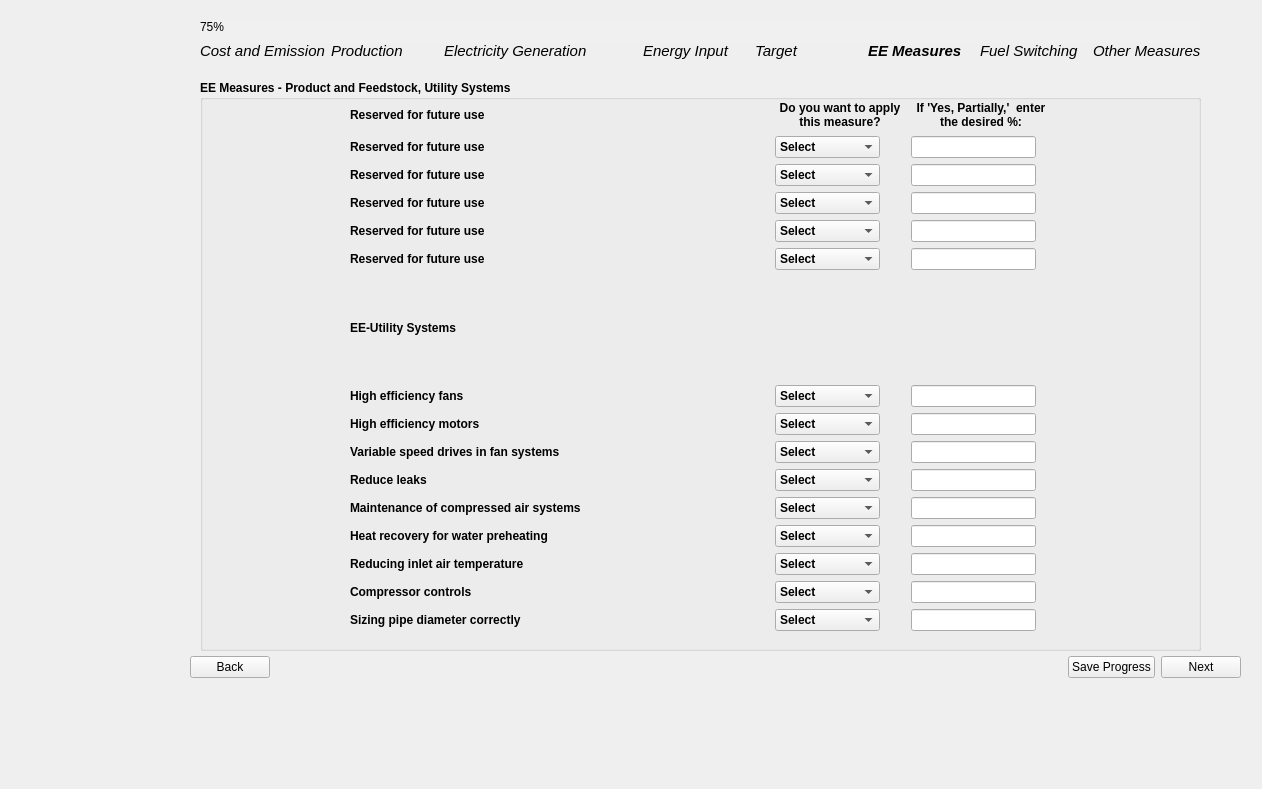
<?xml version="1.0" encoding="UTF-8"?>
<ui version="4.0">
 <class>Page8_AllMeasures_3</class>
 <widget class="QWidget" name="Page8_AllMeasures_3">
  <property name="geometry">
   <rect>
    <x>0</x>
    <y>0</y>
    <width>1262</width>
    <height>789</height>
   </rect>
  </property>
  <property name="sizePolicy">
   <sizepolicy hsizetype="Fixed" vsizetype="Fixed">
    <horstretch>0</horstretch>
    <verstretch>0</verstretch>
   </sizepolicy>
  </property>
  <property name="windowTitle">
   <string>Form</string>
  </property>
  <property name="styleSheet">
   <string notr="true"/>
  </property>
  <widget class="QWidget" name="layoutWidget">
   <property name="geometry">
    <rect>
     <x>190</x>
     <y>650</y>
     <width>1051</width>
     <height>35</height>
    </rect>
   </property>
   <layout class="QHBoxLayout" name="button_layout">
    <item>
     <widget class="QPushButton" name="backBtn">
      <property name="text">
       <string>Back</string>
      </property>
     </widget>
    </item>
    <item>
     <spacer name="horizontalSpacer">
      <property name="orientation">
       <enum>Qt::Horizontal</enum>
      </property>
      <property name="sizeHint" stdset="0">
       <size>
        <width>40</width>
        <height>20</height>
       </size>
      </property>
     </spacer>
    </item>
    <item>
     <widget class="QPushButton" name="saveBtn">
      <property name="text">
       <string>Save Progress</string>
      </property>
     </widget>
    </item>
    <item>
     <widget class="QPushButton" name="nextBtn">
      <property name="font">
       <font>
        <kerning>true</kerning>
       </font>
      </property>
      <property name="text">
       <string>Next</string>
      </property>
     </widget>
    </item>
   </layout>
  </widget>
  <widget class="QGroupBox" name="electricity_generation_group_1">
   <property name="geometry">
    <rect>
     <x>200</x>
     <y>80</y>
     <width>1001</width>
     <height>571</height>
    </rect>
   </property>
   <property name="font">
    <font>
     <bold>true</bold>
    </font>
   </property>
   <property name="styleSheet">
    <string notr="true">QPushButton {
    background-color: #26481f;  /* Green */
    color: white;
    border: none;
    padding: 8px 16px;
    font-size: 14px;
    border-radius: 6px;
    min-width: 90px;
    min-height: 15px;

}

QPushButton:hover {
    background-color: #45a049;
}

QPushButton:pressed {
    background-color: #3e8e41;
}

QPushButton#saveBtn {
                background-color: white;
                color: #26481f;
            }
QPushButton#saveBtn:hover {
                background-color: #45a049;
			  color: white;
            }

    QLineEdit {
        border-radius: 10px;    
        padding: 5px;           
    }

myLineEdit-&gt;setFixedSize(200, 30)</string>
   </property>
   <property name="title">
    <string>EE Measures - Product and Feedstock, Utility Systems</string>
   </property>
   <widget class="QWidget" name="layoutWidget">
    <property name="geometry">
     <rect>
      <x>150</x>
      <y>20</y>
      <width>701</width>
      <height>531</height>
     </rect>
    </property>
    <layout class="QGridLayout" name="gridLayout">
     <item row="2" column="0">
      <widget class="QLabel" name="page_8_3_label_2">
       <property name="text">
        <string>Reserved for future use</string>
       </property>
      </widget>
     </item>
     <item row="10" column="2">
      <widget class="QLineEdit" name="page_8_3_input_9">
       <property name="sizePolicy">
        <sizepolicy hsizetype="Fixed" vsizetype="Fixed">
         <horstretch>0</horstretch>
         <verstretch>0</verstretch>
        </sizepolicy>
       </property>
       <property name="text">
        <string/>
       </property>
      </widget>
     </item>
     <item row="1" column="0">
      <widget class="QLabel" name="page_8_3_label">
       <property name="text">
        <string>Reserved for future use</string>
       </property>
      </widget>
     </item>
     <item row="4" column="1">
      <widget class="QComboBox" name="page_8_3_comboBox_4">
       <property name="sizePolicy">
        <sizepolicy hsizetype="Fixed" vsizetype="Fixed">
         <horstretch>0</horstretch>
         <verstretch>0</verstretch>
        </sizepolicy>
       </property>
       <item>
        <property name="text">
         <string>Select</string>
        </property>
       </item>
       <item>
        <property name="text">
         <string>Yes (100%)</string>
        </property>
       </item>
       <item>
        <property name="text">
         <string>No (0%)</string>
        </property>
       </item>
       <item>
        <property name="text">
         <string>Yes, Partially</string>
        </property>
       </item>
      </widget>
     </item>
     <item row="7" column="0">
      <widget class="QLabel" name="page_8_3_label_6">
       <property name="text">
        <string>High efficiency fans</string>
       </property>
      </widget>
     </item>
     <item row="12" column="0">
      <widget class="QLabel" name="page_8_3_label_11">
       <property name="text">
        <string>Heat recovery for water preheating</string>
       </property>
      </widget>
     </item>
     <item row="0" column="0">
      <widget class="QLabel" name="page_8_3_header">
       <property name="font">
        <font>
         <bold>true</bold>
        </font>
       </property>
       <property name="text">
        <string>Reserved for future use</string>
       </property>
      </widget>
     </item>
     <item row="9" column="0">
      <widget class="QLabel" name="page_8_3_label_8">
       <property name="text">
        <string>Variable speed drives in fan systems</string>
       </property>
      </widget>
     </item>
     <item row="11" column="1">
      <widget class="QComboBox" name="page_8_3_comboBox_10">
       <property name="sizePolicy">
        <sizepolicy hsizetype="Fixed" vsizetype="Fixed">
         <horstretch>0</horstretch>
         <verstretch>0</verstretch>
        </sizepolicy>
       </property>
       <item>
        <property name="text">
         <string>Select</string>
        </property>
       </item>
       <item>
        <property name="text">
         <string>Yes (100%)</string>
        </property>
       </item>
       <item>
        <property name="text">
         <string>No (0%)</string>
        </property>
       </item>
       <item>
        <property name="text">
         <string>Yes, Partially</string>
        </property>
       </item>
      </widget>
     </item>
     <item row="14" column="0">
      <widget class="QLabel" name="page_8_3_label_13">
       <property name="text">
        <string>Compressor controls</string>
       </property>
      </widget>
     </item>
     <item row="3" column="2">
      <widget class="QLineEdit" name="page_8_3_input_3">
       <property name="sizePolicy">
        <sizepolicy hsizetype="Fixed" vsizetype="Fixed">
         <horstretch>0</horstretch>
         <verstretch>0</verstretch>
        </sizepolicy>
       </property>
       <property name="text">
        <string/>
       </property>
      </widget>
     </item>
     <item row="4" column="2">
      <widget class="QLineEdit" name="page_8_3_input_4">
       <property name="sizePolicy">
        <sizepolicy hsizetype="Fixed" vsizetype="Fixed">
         <horstretch>0</horstretch>
         <verstretch>0</verstretch>
        </sizepolicy>
       </property>
       <property name="text">
        <string/>
       </property>
      </widget>
     </item>
     <item row="3" column="1">
      <widget class="QComboBox" name="page_8_3_comboBox_3">
       <property name="sizePolicy">
        <sizepolicy hsizetype="Fixed" vsizetype="Fixed">
         <horstretch>0</horstretch>
         <verstretch>0</verstretch>
        </sizepolicy>
       </property>
       <item>
        <property name="text">
         <string>Select</string>
        </property>
       </item>
       <item>
        <property name="text">
         <string>Yes (100%)</string>
        </property>
       </item>
       <item>
        <property name="text">
         <string>No (0%)</string>
        </property>
       </item>
       <item>
        <property name="text">
         <string>Yes, Partially</string>
        </property>
       </item>
      </widget>
     </item>
     <item row="6" column="0">
      <widget class="QLabel" name="page_8_3_header_4">
       <property name="font">
        <font>
         <bold>true</bold>
        </font>
       </property>
       <property name="text">
        <string>EE-Utility Systems</string>
       </property>
      </widget>
     </item>
     <item row="14" column="1">
      <widget class="QComboBox" name="page_8_3_comboBox_13">
       <property name="sizePolicy">
        <sizepolicy hsizetype="Fixed" vsizetype="Fixed">
         <horstretch>0</horstretch>
         <verstretch>0</verstretch>
        </sizepolicy>
       </property>
       <item>
        <property name="text">
         <string>Select</string>
        </property>
       </item>
       <item>
        <property name="text">
         <string>Yes (100%)</string>
        </property>
       </item>
       <item>
        <property name="text">
         <string>No (0%)</string>
        </property>
       </item>
       <item>
        <property name="text">
         <string>Yes, Partially</string>
        </property>
       </item>
      </widget>
     </item>
     <item row="2" column="1">
      <widget class="QComboBox" name="page_8_3_comboBox_2">
       <property name="sizePolicy">
        <sizepolicy hsizetype="Fixed" vsizetype="Fixed">
         <horstretch>0</horstretch>
         <verstretch>0</verstretch>
        </sizepolicy>
       </property>
       <item>
        <property name="text">
         <string>Select</string>
        </property>
       </item>
       <item>
        <property name="text">
         <string>Yes (100%)</string>
        </property>
       </item>
       <item>
        <property name="text">
         <string>No (0%)</string>
        </property>
       </item>
       <item>
        <property name="text">
         <string>Yes, Partially</string>
        </property>
       </item>
      </widget>
     </item>
     <item row="10" column="0">
      <widget class="QLabel" name="page_8_3_label_9">
       <property name="text">
        <string>Reduce leaks</string>
       </property>
      </widget>
     </item>
     <item row="8" column="2">
      <widget class="QLineEdit" name="page_8_3_input_7">
       <property name="sizePolicy">
        <sizepolicy hsizetype="Fixed" vsizetype="Fixed">
         <horstretch>0</horstretch>
         <verstretch>0</verstretch>
        </sizepolicy>
       </property>
       <property name="text">
        <string/>
       </property>
      </widget>
     </item>
     <item row="13" column="0">
      <widget class="QLabel" name="page_8_3_label_12">
       <property name="text">
        <string>Reducing inlet air temperature</string>
       </property>
      </widget>
     </item>
     <item row="13" column="1">
      <widget class="QComboBox" name="page_8_3_comboBox_12">
       <property name="sizePolicy">
        <sizepolicy hsizetype="Fixed" vsizetype="Fixed">
         <horstretch>0</horstretch>
         <verstretch>0</verstretch>
        </sizepolicy>
       </property>
       <item>
        <property name="text">
         <string>Select</string>
        </property>
       </item>
       <item>
        <property name="text">
         <string>Yes (100%)</string>
        </property>
       </item>
       <item>
        <property name="text">
         <string>No (0%)</string>
        </property>
       </item>
       <item>
        <property name="text">
         <string>Yes, Partially</string>
        </property>
       </item>
      </widget>
     </item>
     <item row="5" column="1">
      <widget class="QComboBox" name="page_8_3_comboBox_5">
       <property name="sizePolicy">
        <sizepolicy hsizetype="Fixed" vsizetype="Fixed">
         <horstretch>0</horstretch>
         <verstretch>0</verstretch>
        </sizepolicy>
       </property>
       <item>
        <property name="text">
         <string>Select</string>
        </property>
       </item>
       <item>
        <property name="text">
         <string>Yes (100%)</string>
        </property>
       </item>
       <item>
        <property name="text">
         <string>No (0%)</string>
        </property>
       </item>
       <item>
        <property name="text">
         <string>Yes, Partially</string>
        </property>
       </item>
      </widget>
     </item>
     <item row="1" column="2">
      <widget class="QLineEdit" name="page_8_3_input">
       <property name="sizePolicy">
        <sizepolicy hsizetype="Fixed" vsizetype="Fixed">
         <horstretch>0</horstretch>
         <verstretch>0</verstretch>
        </sizepolicy>
       </property>
       <property name="text">
        <string/>
       </property>
      </widget>
     </item>
     <item row="11" column="0">
      <widget class="QLabel" name="page_8_3_label_10">
       <property name="text">
        <string>Maintenance of compressed air systems</string>
       </property>
      </widget>
     </item>
     <item row="12" column="1">
      <widget class="QComboBox" name="page_8_3_comboBox_11">
       <property name="sizePolicy">
        <sizepolicy hsizetype="Fixed" vsizetype="Fixed">
         <horstretch>0</horstretch>
         <verstretch>0</verstretch>
        </sizepolicy>
       </property>
       <item>
        <property name="text">
         <string>Select</string>
        </property>
       </item>
       <item>
        <property name="text">
         <string>Yes (100%)</string>
        </property>
       </item>
       <item>
        <property name="text">
         <string>No (0%)</string>
        </property>
       </item>
       <item>
        <property name="text">
         <string>Yes, Partially</string>
        </property>
       </item>
      </widget>
     </item>
     <item row="3" column="0">
      <widget class="QLabel" name="page_8_3_label_3">
       <property name="text">
        <string>Reserved for future use</string>
       </property>
      </widget>
     </item>
     <item row="4" column="0">
      <widget class="QLabel" name="page_8_3_label_4">
       <property name="text">
        <string>Reserved for future use</string>
       </property>
      </widget>
     </item>
     <item row="7" column="1">
      <widget class="QComboBox" name="page_8_3_comboBox_6">
       <property name="sizePolicy">
        <sizepolicy hsizetype="Fixed" vsizetype="Fixed">
         <horstretch>0</horstretch>
         <verstretch>0</verstretch>
        </sizepolicy>
       </property>
       <item>
        <property name="text">
         <string>Select</string>
        </property>
       </item>
       <item>
        <property name="text">
         <string>Yes (100%)</string>
        </property>
       </item>
       <item>
        <property name="text">
         <string>No (0%)</string>
        </property>
       </item>
       <item>
        <property name="text">
         <string>Yes, Partially</string>
        </property>
       </item>
      </widget>
     </item>
     <item row="8" column="1">
      <widget class="QComboBox" name="page_8_3_comboBox_7">
       <property name="sizePolicy">
        <sizepolicy hsizetype="Fixed" vsizetype="Fixed">
         <horstretch>0</horstretch>
         <verstretch>0</verstretch>
        </sizepolicy>
       </property>
       <item>
        <property name="text">
         <string>Select</string>
        </property>
       </item>
       <item>
        <property name="text">
         <string>Yes (100%)</string>
        </property>
       </item>
       <item>
        <property name="text">
         <string>No (0%)</string>
        </property>
       </item>
       <item>
        <property name="text">
         <string>Yes, Partially</string>
        </property>
       </item>
      </widget>
     </item>
     <item row="10" column="1">
      <widget class="QComboBox" name="page_8_3_comboBox_9">
       <property name="sizePolicy">
        <sizepolicy hsizetype="Fixed" vsizetype="Fixed">
         <horstretch>0</horstretch>
         <verstretch>0</verstretch>
        </sizepolicy>
       </property>
       <item>
        <property name="text">
         <string>Select</string>
        </property>
       </item>
       <item>
        <property name="text">
         <string>Yes (100%)</string>
        </property>
       </item>
       <item>
        <property name="text">
         <string>No (0%)</string>
        </property>
       </item>
       <item>
        <property name="text">
         <string>Yes, Partially</string>
        </property>
       </item>
      </widget>
     </item>
     <item row="5" column="2">
      <widget class="QLineEdit" name="page_8_3_input_5">
       <property name="sizePolicy">
        <sizepolicy hsizetype="Fixed" vsizetype="Fixed">
         <horstretch>0</horstretch>
         <verstretch>0</verstretch>
        </sizepolicy>
       </property>
       <property name="text">
        <string/>
       </property>
      </widget>
     </item>
     <item row="9" column="1">
      <widget class="QComboBox" name="page_8_3_comboBox_8">
       <property name="sizePolicy">
        <sizepolicy hsizetype="Fixed" vsizetype="Fixed">
         <horstretch>0</horstretch>
         <verstretch>0</verstretch>
        </sizepolicy>
       </property>
       <item>
        <property name="text">
         <string>Select</string>
        </property>
       </item>
       <item>
        <property name="text">
         <string>Yes (100%)</string>
        </property>
       </item>
       <item>
        <property name="text">
         <string>No (0%)</string>
        </property>
       </item>
       <item>
        <property name="text">
         <string>Yes, Partially</string>
        </property>
       </item>
      </widget>
     </item>
     <item row="1" column="1">
      <widget class="QComboBox" name="page_8_3_comboBox">
       <property name="sizePolicy">
        <sizepolicy hsizetype="Fixed" vsizetype="Fixed">
         <horstretch>0</horstretch>
         <verstretch>0</verstretch>
        </sizepolicy>
       </property>
       <item>
        <property name="text">
         <string>Select</string>
        </property>
       </item>
       <item>
        <property name="text">
         <string>Yes (100%)</string>
        </property>
       </item>
       <item>
        <property name="text">
         <string>No (0%)</string>
        </property>
       </item>
       <item>
        <property name="text">
         <string>Yes, Partially</string>
        </property>
       </item>
      </widget>
     </item>
     <item row="9" column="2">
      <widget class="QLineEdit" name="page_8_3_input_8">
       <property name="sizePolicy">
        <sizepolicy hsizetype="Fixed" vsizetype="Fixed">
         <horstretch>0</horstretch>
         <verstretch>0</verstretch>
        </sizepolicy>
       </property>
       <property name="text">
        <string/>
       </property>
      </widget>
     </item>
     <item row="5" column="0">
      <widget class="QLabel" name="page_8_3_label_5">
       <property name="text">
        <string>Reserved for future use</string>
       </property>
      </widget>
     </item>
     <item row="8" column="0">
      <widget class="QLabel" name="page_8_3_label_7">
       <property name="text">
        <string>High efficiency motors</string>
       </property>
      </widget>
     </item>
     <item row="7" column="2">
      <widget class="QLineEdit" name="page_8_3_input_6">
       <property name="sizePolicy">
        <sizepolicy hsizetype="Fixed" vsizetype="Fixed">
         <horstretch>0</horstretch>
         <verstretch>0</verstretch>
        </sizepolicy>
       </property>
       <property name="text">
        <string/>
       </property>
      </widget>
     </item>
     <item row="2" column="2">
      <widget class="QLineEdit" name="page_8_3_input_2">
       <property name="sizePolicy">
        <sizepolicy hsizetype="Fixed" vsizetype="Fixed">
         <horstretch>0</horstretch>
         <verstretch>0</verstretch>
        </sizepolicy>
       </property>
       <property name="text">
        <string/>
       </property>
      </widget>
     </item>
     <item row="15" column="0">
      <widget class="QLabel" name="page_8_3_label_14">
       <property name="text">
        <string>Sizing pipe diameter correctly</string>
       </property>
      </widget>
     </item>
     <item row="15" column="1">
      <widget class="QComboBox" name="page_8_3_comboBox_14">
       <property name="sizePolicy">
        <sizepolicy hsizetype="Fixed" vsizetype="Fixed">
         <horstretch>0</horstretch>
         <verstretch>0</verstretch>
        </sizepolicy>
       </property>
       <item>
        <property name="text">
         <string>Select</string>
        </property>
       </item>
       <item>
        <property name="text">
         <string>Yes (100%)</string>
        </property>
       </item>
       <item>
        <property name="text">
         <string>No (0%)</string>
        </property>
       </item>
       <item>
        <property name="text">
         <string>Yes, Partially</string>
        </property>
       </item>
      </widget>
     </item>
     <item row="11" column="2">
      <widget class="QLineEdit" name="page_8_3_input_10">
       <property name="sizePolicy">
        <sizepolicy hsizetype="Fixed" vsizetype="Fixed">
         <horstretch>0</horstretch>
         <verstretch>0</verstretch>
        </sizepolicy>
       </property>
       <property name="text">
        <string/>
       </property>
      </widget>
     </item>
     <item row="12" column="2">
      <widget class="QLineEdit" name="page_8_3_input_11">
       <property name="sizePolicy">
        <sizepolicy hsizetype="Fixed" vsizetype="Fixed">
         <horstretch>0</horstretch>
         <verstretch>0</verstretch>
        </sizepolicy>
       </property>
       <property name="text">
        <string/>
       </property>
      </widget>
     </item>
     <item row="13" column="2">
      <widget class="QLineEdit" name="page_8_3_input_12">
       <property name="sizePolicy">
        <sizepolicy hsizetype="Fixed" vsizetype="Fixed">
         <horstretch>0</horstretch>
         <verstretch>0</verstretch>
        </sizepolicy>
       </property>
       <property name="text">
        <string/>
       </property>
      </widget>
     </item>
     <item row="14" column="2">
      <widget class="QLineEdit" name="page_8_3_input_13">
       <property name="sizePolicy">
        <sizepolicy hsizetype="Fixed" vsizetype="Fixed">
         <horstretch>0</horstretch>
         <verstretch>0</verstretch>
        </sizepolicy>
       </property>
       <property name="text">
        <string/>
       </property>
      </widget>
     </item>
     <item row="15" column="2">
      <widget class="QLineEdit" name="page_8_3_input_14">
       <property name="sizePolicy">
        <sizepolicy hsizetype="Fixed" vsizetype="Fixed">
         <horstretch>0</horstretch>
         <verstretch>0</verstretch>
        </sizepolicy>
       </property>
       <property name="text">
        <string/>
       </property>
      </widget>
     </item>
     <item row="0" column="1">
      <widget class="QLabel" name="page_8_3_header_2">
       <property name="minimumSize">
        <size>
         <width>130</width>
         <height>30</height>
        </size>
       </property>
       <property name="maximumSize">
        <size>
         <width>130</width>
         <height>30</height>
        </size>
       </property>
       <property name="font">
        <font>
         <pointsize>9</pointsize>
         <bold>true</bold>
        </font>
       </property>
       <property name="text">
        <string>Do you want to apply this measure?</string>
       </property>
       <property name="textFormat">
        <enum>Qt::AutoText</enum>
       </property>
       <property name="alignment">
        <set>Qt::AlignCenter</set>
       </property>
       <property name="wordWrap">
        <bool>true</bool>
       </property>
      </widget>
     </item>
     <item row="0" column="2">
      <widget class="QLabel" name="page_8_3_header_3">
       <property name="minimumSize">
        <size>
         <width>140</width>
         <height>30</height>
        </size>
       </property>
       <property name="maximumSize">
        <size>
         <width>140</width>
         <height>30</height>
        </size>
       </property>
       <property name="font">
        <font>
         <pointsize>9</pointsize>
         <bold>true</bold>
        </font>
       </property>
       <property name="text">
        <string>If 'Yes, Partially,'  enter the desired %:</string>
       </property>
       <property name="textFormat">
        <enum>Qt::AutoText</enum>
       </property>
       <property name="alignment">
        <set>Qt::AlignCenter</set>
       </property>
       <property name="wordWrap">
        <bool>true</bool>
       </property>
      </widget>
     </item>
    </layout>
   </widget>
  </widget>
  <widget class="QLabel" name="side_image">
   <property name="geometry">
    <rect>
     <x>0</x>
     <y>-30</y>
     <width>171</width>
     <height>761</height>
    </rect>
   </property>
   <property name="text">
    <string/>
   </property>
   <property name="pixmap">
    <pixmap>../images/BEST_side_abstract.png</pixmap>
   </property>
  </widget>
  <widget class="QProgressBar" name="progressBar">
   <property name="geometry">
    <rect>
     <x>200</x>
     <y>20</y>
     <width>1001</width>
     <height>23</height>
    </rect>
   </property>
   <property name="styleSheet">
    <string notr="true">QProgressBar {
    background-color: #F0F0F0;
    border: none;
	border-radius: 8px;
}
QProgressBar::chunk {
	border-radius: 8px;
    background: QLinearGradient(
        x1: 0, y1: 0, x2: 1, y2: 0,
        stop: 0 #33bef0,   /* Light Blue */
        stop: 1 #77d695    /* Light Green */
    );
}</string>
   </property>
   <property name="value">
    <number>75</number>
   </property>
  </widget>
  <widget class="QWidget" name="layoutWidget_3">
   <property name="geometry">
    <rect>
     <x>200</x>
     <y>40</y>
     <width>1001</width>
     <height>22</height>
    </rect>
   </property>
   <layout class="QGridLayout" name="gridLayout_12">
    <item row="0" column="0">
     <widget class="QLabel" name="label_3">
      <property name="font">
       <font>
        <pointsize>11</pointsize>
        <italic>true</italic>
        <bold>false</bold>
       </font>
      </property>
      <property name="text">
       <string>Cost and Emission</string>
      </property>
     </widget>
    </item>
    <item row="0" column="1">
     <widget class="QLabel" name="label_10">
      <property name="font">
       <font>
        <pointsize>11</pointsize>
        <italic>true</italic>
       </font>
      </property>
      <property name="text">
       <string>Production</string>
      </property>
     </widget>
    </item>
    <item row="0" column="2">
     <widget class="QLabel" name="label_11">
      <property name="sizePolicy">
       <sizepolicy hsizetype="Preferred" vsizetype="Preferred">
        <horstretch>0</horstretch>
        <verstretch>0</verstretch>
       </sizepolicy>
      </property>
      <property name="font">
       <font>
        <pointsize>11</pointsize>
        <italic>true</italic>
       </font>
      </property>
      <property name="text">
       <string>Electricity Generation            </string>
      </property>
     </widget>
    </item>
    <item row="0" column="3">
     <widget class="QLabel" name="label_12">
      <property name="font">
       <font>
        <pointsize>11</pointsize>
        <italic>true</italic>
       </font>
      </property>
      <property name="text">
       <string>Energy Input</string>
      </property>
     </widget>
    </item>
    <item row="0" column="4">
     <widget class="QLabel" name="label_13">
      <property name="font">
       <font>
        <pointsize>11</pointsize>
        <italic>true</italic>
        <bold>false</bold>
       </font>
      </property>
      <property name="text">
       <string>Target</string>
      </property>
     </widget>
    </item>
    <item row="0" column="5">
     <widget class="QLabel" name="label_14">
      <property name="font">
       <font>
        <pointsize>11</pointsize>
        <italic>true</italic>
        <bold>true</bold>
       </font>
      </property>
      <property name="text">
       <string>EE Measures</string>
      </property>
     </widget>
    </item>
    <item row="0" column="6">
     <widget class="QLabel" name="label_15">
      <property name="font">
       <font>
        <pointsize>11</pointsize>
        <italic>true</italic>
       </font>
      </property>
      <property name="text">
       <string>Fuel Switching</string>
      </property>
     </widget>
    </item>
    <item row="0" column="7">
     <widget class="QLabel" name="label_16">
      <property name="font">
       <font>
        <pointsize>11</pointsize>
        <italic>true</italic>
       </font>
      </property>
      <property name="text">
       <string>Other Measures</string>
      </property>
     </widget>
    </item>
   </layout>
  </widget>
 </widget>
 <tabstops>
  <tabstop>page_8_3_input</tabstop>
  <tabstop>page_8_3_input_2</tabstop>
  <tabstop>page_8_3_input_3</tabstop>
  <tabstop>page_8_3_input_4</tabstop>
  <tabstop>page_8_3_input_5</tabstop>
  <tabstop>page_8_3_input_6</tabstop>
  <tabstop>page_8_3_input_7</tabstop>
  <tabstop>page_8_3_input_8</tabstop>
  <tabstop>page_8_3_input_9</tabstop>
  <tabstop>page_8_3_input_10</tabstop>
  <tabstop>page_8_3_input_11</tabstop>
  <tabstop>page_8_3_input_12</tabstop>
  <tabstop>page_8_3_input_13</tabstop>
  <tabstop>page_8_3_input_14</tabstop>
  <tabstop>backBtn</tabstop>
  <tabstop>saveBtn</tabstop>
  <tabstop>nextBtn</tabstop>
  <tabstop>page_8_3_comboBox</tabstop>
  <tabstop>page_8_3_comboBox_2</tabstop>
  <tabstop>page_8_3_comboBox_3</tabstop>
  <tabstop>page_8_3_comboBox_4</tabstop>
  <tabstop>page_8_3_comboBox_5</tabstop>
  <tabstop>page_8_3_comboBox_6</tabstop>
  <tabstop>page_8_3_comboBox_7</tabstop>
  <tabstop>page_8_3_comboBox_8</tabstop>
  <tabstop>page_8_3_comboBox_9</tabstop>
  <tabstop>page_8_3_comboBox_10</tabstop>
  <tabstop>page_8_3_comboBox_11</tabstop>
  <tabstop>page_8_3_comboBox_12</tabstop>
  <tabstop>page_8_3_comboBox_13</tabstop>
  <tabstop>page_8_3_comboBox_14</tabstop>
 </tabstops>
 <resources/>
 <connections/>
</ui>
